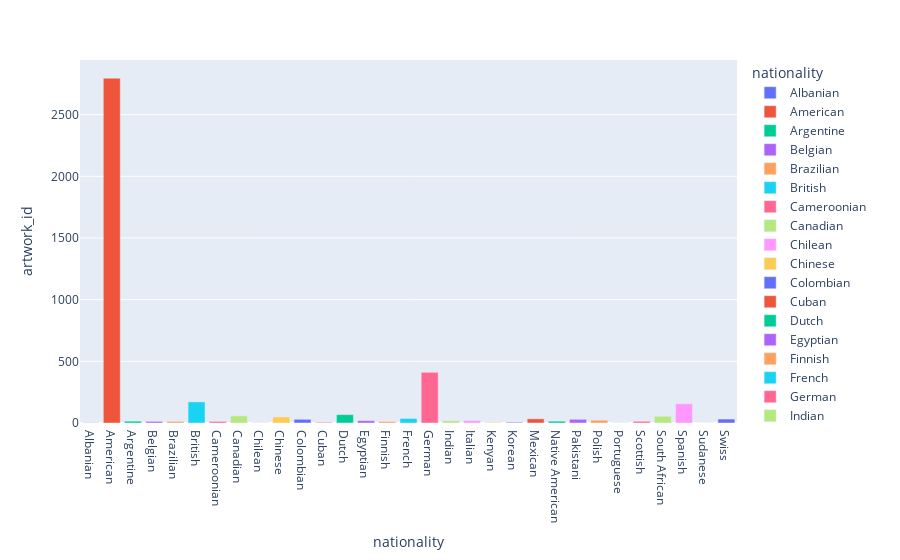

This figure's notebook cell:
### Markdown cell above
#### Number of artworks completed by Nationality (have seperate filters for date range and department)

### Code cell
artist_nationality = artwork_demographs.groupby('nationality').count()

nationality_quantity = px.bar(
                    artist_nationality,
                    x=artist_nationality.index,
                    y='artwork_id', 
                    color=artist_nationality.index
                )

nationality_quantity.show()

### Figure 1 — Plotly figure (JSON) as saved in the notebook; plotly's stock layout.template omitted (floating-point values rounded to 4 significant figures)
{"data": [{"alignmentgroup": "True", "hovertemplate": "nationality=%{x}<br>artwork_id=%{y}<extra></extra>", "legendgroup": "Albanian", "marker": {"color": "#636efa", "pattern": {"shape": ""}}, "name": "Albanian", "offsetgroup": "Albanian", "orientation": "v", "showlegend": true, "textposition": "auto", "type": "bar", "x": ["Albanian"], "xaxis": "x", "y": [2], "yaxis": "y"}, {"alignmentgroup": "True", "hovertemplate": "nationality=%{x}<br>artwork_id=%{y}<extra></extra>", "legendgroup": "American", "marker": {"color": "#EF553B", "pattern": {"shape": ""}}, "name": "American", "offsetgroup": "American", "orientation": "v", "showlegend": true, "textposition": "auto", "type": "bar", "x": ["American"], "xaxis": "x", "y": [2796], "yaxis": "y"}, {"alignmentgroup": "True", "hovertemplate": "nationality=%{x}<br>artwork_id=%{y}<extra></extra>", "legendgroup": "Argentine", "marker": {"color": "#00cc96", "pattern": {"shape": ""}}, "name": "Argentine", "offsetgroup": "Argentine", "orientation": "v", "showlegend": true, "textposition": "auto", "type": "bar", "x": ["Argentine"], "xaxis": "x", "y": [15], "yaxis": "y"}, {"alignmentgroup": "True", "hovertemplate": "nationality=%{x}<br>artwork_id=%{y}<extra></extra>", "legendgroup": "Belgian", "marker": {"color": "#ab63fa", "pattern": {"shape": ""}}, "name": "Belgian", "offsetgroup": "Belgian", "orientation": "v", "showlegend": true, "textposition": "auto", "type": "bar", "x": ["Belgian"], "xaxis": "x", "y": [13], "yaxis": "y"}, {"alignmentgroup": "True", "hovertemplate": "nationality=%{x}<br>artwork_id=%{y}<extra></extra>", "legendgroup": "Brazilian", "marker": {"color": "#FFA15A", "pattern": {"shape": ""}}, "name": "Brazilian", "offsetgroup": "Brazilian", "orientation": "v", "showlegend": true, "textposition": "auto", "type": "bar", "x": ["Brazilian"], "xaxis": "x", "y": [13], "yaxis": "y"}, {"alignmentgroup": "True", "hovertemplate": "nationality=%{x}<br>artwork_id=%{y}<extra></extra>", "legendgroup": "British", "marker": {"color": "#19d3f3", "pattern": {"shape": ""}}, "name": "British", "offsetgroup": "British", "orientation": "v", "showlegend": true, "textposition": "auto", "type": "bar", "x": ["British"], "xaxis": "x", "y": [171], "yaxis": "y"}, {"alignmentgroup": "True", "hovertemplate": "nationality=%{x}<br>artwork_id=%{y}<extra></extra>", "legendgroup": "Cameroonian", "marker": {"color": "#FF6692", "pattern": {"shape": ""}}, "name": "Cameroonian", "offsetgroup": "Cameroonian", "orientation": "v", "showlegend": true, "textposition": "auto", "type": "bar", "x": ["Cameroonian"], "xaxis": "x", "y": [13], "yaxis": "y"}, {"alignmentgroup": "True", "hovertemplate": "nationality=%{x}<br>artwork_id=%{y}<extra></extra>", "legendgroup": "Canadian", "marker": {"color": "#B6E880", "pattern": {"shape": ""}}, "name": "Canadian", "offsetgroup": "Canadian", "orientation": "v", "showlegend": true, "textposition": "auto", "type": "bar", "x": ["Canadian"], "xaxis": "x", "y": [58], "yaxis": "y"}, {"alignmentgroup": "True", "hovertemplate": "nationality=%{x}<br>artwork_id=%{y}<extra></extra>", "legendgroup": "Chilean", "marker": {"color": "#FF97FF", "pattern": {"shape": ""}}, "name": "Chilean", "offsetgroup": "Chilean", "orientation": "v", "showlegend": true, "textposition": "auto", "type": "bar", "x": ["Chilean"], "xaxis": "x", "y": [2], "yaxis": "y"}, {"alignmentgroup": "True", "hovertemplate": "nationality=%{x}<br>artwork_id=%{y}<extra></extra>", "legendgroup": "Chinese", "marker": {"color": "#FECB52", "pattern": {"shape": ""}}, "name": "Chinese", "offsetgroup": "Chinese", "orientation": "v", "showlegend": true, "textposition": "auto", "type": "bar", "x": ["Chinese"], "xaxis": "x", "y": [49], "yaxis": "y"}, {"alignmentgroup": "True", "hovertemplate": "nationality=%{x}<br>artwork_id=%{y}<extra></extra>", "legendgroup": "Colombian", "marker": {"color": "#636efa", "pattern": {"shape": ""}}, "name": "Colombian", "offsetgroup": "Colombian", "orientation": "v", "showlegend": true, "textposition": "auto", "type": "bar", "x": ["Colombian"], "xaxis": "x", "y": [30], "yaxis": "y"}, {"alignmentgroup": "True", "hovertemplate": "nationality=%{x}<br>artwork_id=%{y}<extra></extra>", "legendgroup": "Cuban", "marker": {"color": "#EF553B", "pattern": {"shape": ""}}, "name": "Cuban", "offsetgroup": "Cuban", "orientation": "v", "showlegend": true, "textposition": "auto", "type": "bar", "x": ["Cuban"], "xaxis": "x", "y": [5], "yaxis": "y"}, {"alignmentgroup": "True", "hovertemplate": "nationality=%{x}<br>artwork_id=%{y}<extra></extra>", "legendgroup": "Dutch", "marker": {"color": "#00cc96", "pattern": {"shape": ""}}, "name": "Dutch", "offsetgroup": "Dutch", "orientation": "v", "showlegend": true, "textposition": "auto", "type": "bar", "x": ["Dutch"], "xaxis": "x", "y": [68], "yaxis": "y"}, {"alignmentgroup": "True", "hovertemplate": "nationality=%{x}<br>artwork_id=%{y}<extra></extra>", "legendgroup": "Egyptian", "marker": {"color": "#ab63fa", "pattern": {"shape": ""}}, "name": "Egyptian", "offsetgroup": "Egyptian", "orientation": "v", "showlegend": true, "textposition": "auto", "type": "bar", "x": ["Egyptian"], "xaxis": "x", "y": [19], "yaxis": "y"}, {"alignmentgroup": "True", "hovertemplate": "nationality=%{x}<br>artwork_id=%{y}<extra></extra>", "legendgroup": "Finnish", "marker": {"color": "#FFA15A", "pattern": {"shape": ""}}, "name": "Finnish", "offsetgroup": "Finnish", "orientation": "v", "showlegend": true, "textposition": "auto", "type": "bar", "x": ["Finnish"], "xaxis": "x", "y": [12], "yaxis": "y"}, {"alignmentgroup": "True", "hovertemplate": "nationality=%{x}<br>artwork_id=%{y}<extra></extra>", "legendgroup": "French", "marker": {"color": "#19d3f3", "pattern": {"shape": ""}}, "name": "French", "offsetgroup": "French", "orientation": "v", "showlegend": true, "textposition": "auto", "type": "bar", "x": ["French"], "xaxis": "x", "y": [37], "yaxis": "y"}, {"alignmentgroup": "True", "hovertemplate": "nationality=%{x}<br>artwork_id=%{y}<extra></extra>", "legendgroup": "German", "marker": {"color": "#FF6692", "pattern": {"shape": ""}}, "name": "German", "offsetgroup": "German", "orientation": "v", "showlegend": true, "textposition": "auto", "type": "bar", "x": ["German"], "xaxis": "x", "y": [411], "yaxis": "y"}, {"alignmentgroup": "True", "hovertemplate": "nationality=%{x}<br>artwork_id=%{y}<extra></extra>", "legendgroup": "Indian", "marker": {"color": "#B6E880", "pattern": {"shape": ""}}, "name": "Indian", "offsetgroup": "Indian", "orientation": "v", "showlegend": true, "textposition": "auto", "type": "bar", "x": ["Indian"], "xaxis": "x", "y": [18], "yaxis": "y"}, {"alignmentgroup": "True", "hovertemplate": "nationality=%{x}<br>artwork_id=%{y}<extra></extra>", "legendgroup": "Italian", "marker": {"color": "#FF97FF", "pattern": {"shape": ""}}, "name": "Italian", "offsetgroup": "Italian", "orientation": "v", "showlegend": true, "textposition": "auto", "type": "bar", "x": ["Italian"], "xaxis": "x", "y": [20], "yaxis": "y"}, {"alignmentgroup": "True", "hovertemplate": "nationality=%{x}<br>artwork_id=%{y}<extra></extra>", "legendgroup": "Kenyan", "marker": {"color": "#FECB52", "pattern": {"shape": ""}}, "name": "Kenyan", "offsetgroup": "Kenyan", "orientation": "v", "showlegend": true, "textposition": "auto", "type": "bar", "x": ["Kenyan"], "xaxis": "x", "y": [5], "yaxis": "y"}, {"alignmentgroup": "True", "hovertemplate": "nationality=%{x}<br>artwork_id=%{y}<extra></extra>", "legendgroup": "Korean", "marker": {"color": "#636efa", "pattern": {"shape": ""}}, "name": "Korean", "offsetgroup": "Korean", "orientation": "v", "showlegend": true, "textposition": "auto", "type": "bar", "x": ["Korean"], "xaxis": "x", "y": [6], "yaxis": "y"}, {"alignmentgroup": "True", "hovertemplate": "nationality=%{x}<br>artwork_id=%{y}<extra></extra>", "legendgroup": "Mexican", "marker": {"color": "#EF553B", "pattern": {"shape": ""}}, "name": "Mexican", "offsetgroup": "Mexican", "orientation": "v", "showlegend": true, "textposition": "auto", "type": "bar", "x": ["Mexican"], "xaxis": "x", "y": [34], "yaxis": "y"}, {"alignmentgroup": "True", "hovertemplate": "nationality=%{x}<br>artwork_id=%{y}<extra></extra>", "legendgroup": "Native American", "marker": {"color": "#00cc96", "pattern": {"shape": ""}}, "name": "Native American", "offsetgroup": "Native American", "orientation": "v", "showlegend": true, "textposition": "auto", "type": "bar", "x": ["Native American"], "xaxis": "x", "y": [15], "yaxis": "y"}, {"alignmentgroup": "True", "hovertemplate": "nationality=%{x}<br>artwork_id=%{y}<extra></extra>", "legendgroup": "Pakistani", "marker": {"color": "#ab63fa", "pattern": {"shape": ""}}, "name": "Pakistani", "offsetgroup": "Pakistani", "orientation": "v", "showlegend": true, "textposition": "auto", "type": "bar", "x": ["Pakistani"], "xaxis": "x", "y": [30], "yaxis": "y"}, {"alignmentgroup": "True", "hovertemplate": "nationality=%{x}<br>artwork_id=%{y}<extra></extra>", "legendgroup": "Polish", "marker": {"color": "#FFA15A", "pattern": {"shape": ""}}, "name": "Polish", "offsetgroup": "Polish", "orientation": "v", "showlegend": true, "textposition": "auto", "type": "bar", "x": ["Polish"], "xaxis": "x", "y": [23], "yaxis": "y"}, {"alignmentgroup": "True", "hovertemplate": "nationality=%{x}<br>artwork_id=%{y}<extra></extra>", "legendgroup": "Portuguese", "marker": {"color": "#19d3f3", "pattern": {"shape": ""}}, "name": "Portuguese", "offsetgroup": "Portuguese", "orientation": "v", "showlegend": true, "textposition": "auto", "type": "bar", "x": ["Portuguese"], "xaxis": "x", "y": [1], "yaxis": "y"}, {"alignmentgroup": "True", "hovertemplate": "nationality=%{x}<br>artwork_id=%{y}<extra></extra>", "legendgroup": "Scottish", "marker": {"color": "#FF6692", "pattern": {"shape": ""}}, "name": "Scottish", "offsetgroup": "Scottish", "orientation": "v", "showlegend": true, "textposition": "auto", "type": "bar", "x": ["Scottish"], "xaxis": "x", "y": [14], "yaxis": "y"}, {"alignmentgroup": "True", "hovertemplate": "nationality=%{x}<br>artwork_id=%{y}<extra></extra>", "legendgroup": "South African", "marker": {"color": "#B6E880", "pattern": {"shape": ""}}, "name": "South African", "offsetgroup": "South African", "orientation": "v", "showlegend": true, "textposition": "auto", "type": "bar", "x": ["South African"], "xaxis": "x", "y": [55], "yaxis": "y"}, {"alignmentgroup": "True", "hovertemplate": "nationality=%{x}<br>artwork_id=%{y}<extra></extra>", "legendgroup": "Spanish", "marker": {"color": "#FF97FF", "pattern": {"shape": ""}}, "name": "Spanish", "offsetgroup": "Spanish", "orientation": "v", "showlegend": true, "textposition": "auto", "type": "bar", "x": ["Spanish"], "xaxis": "x", "y": [156], "yaxis": "y"}, {"alignmentgroup": "True", "hovertemplate": "nationality=%{x}<br>artwork_id=%{y}<extra></extra>", "legendgroup": "Sudanese", "marker": {"color": "#FECB52", "pattern": {"shape": ""}}, "name": "Sudanese", "offsetgroup": "Sudanese", "orientation": "v", "showlegend": true, "textposition": "auto", "type": "bar", "x": ["Sudanese"], "xaxis": "x", "y": [1], "yaxis": "y"}, {"alignmentgroup": "True", "hovertemplate": "nationality=%{x}<br>artwork_id=%{y}<extra></extra>", "legendgroup": "Swiss", "marker": {"color": "#636efa", "pattern": {"shape": ""}}, "name": "Swiss", "offsetgroup": "Swiss", "orientation": "v", "showlegend": true, "textposition": "auto", "type": "bar", "x": ["Swiss"], "xaxis": "x", "y": [32], "yaxis": "y"}], "layout": {"barmode": "relative", "legend": {"title": {"text": "nationality"}, "tracegroupgap": 0}, "margin": {"t": 60}, "xaxis": {"anchor": "y", "categoryarray": ["Albanian", "American", "Argentine", "Belgian", "Brazilian", "British", "Cameroonian", "Canadian", "Chilean", "Chinese", "Colombian", "Cuban", "Dutch", "Egyptian", "Finnish", "French", "German", "Indian", "Italian", "Kenyan", "Korean", "Mexican", "Native American", "Pakistani", "Polish", "Portuguese", "Scottish", "South African", "Spanish", "Sudanese", "Swiss"], "categoryorder": "array", "domain": [0, 1], "title": {"text": "nationality"}}, "yaxis": {"anchor": "x", "domain": [0, 1], "title": {"text": "artwork_id"}}}}
